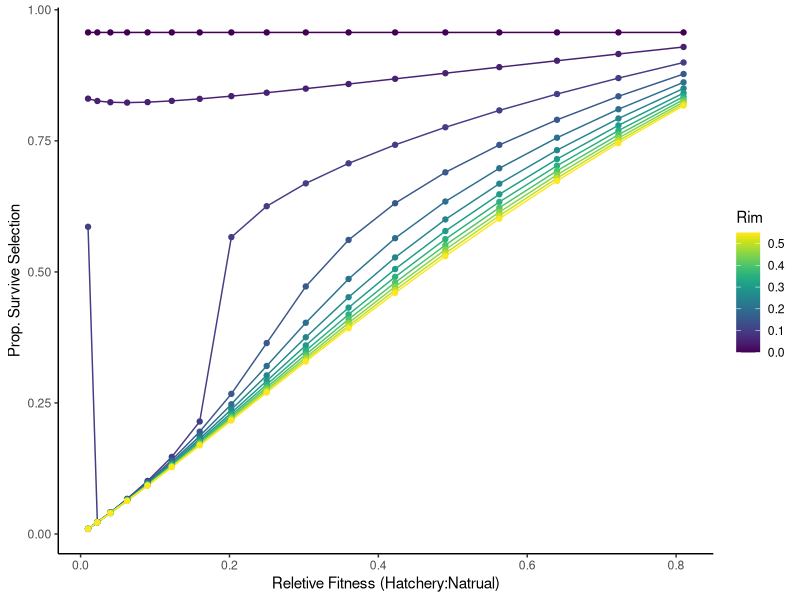
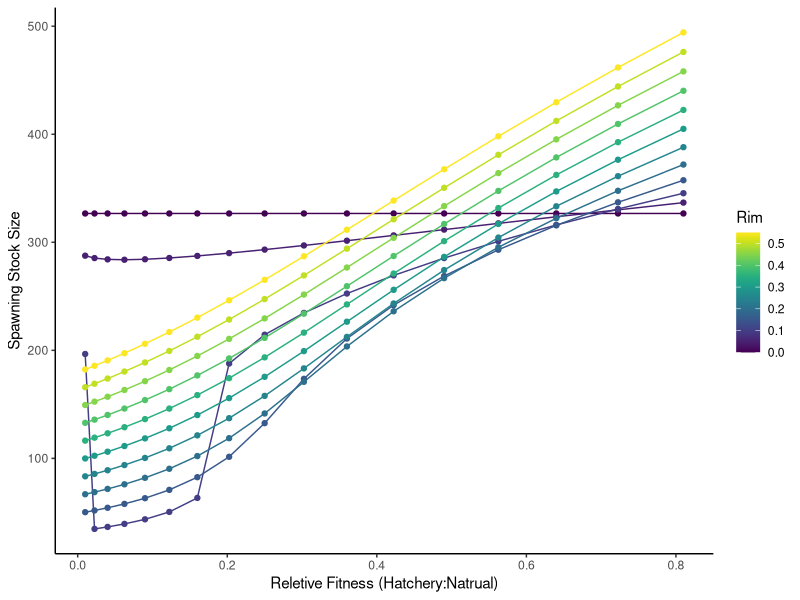
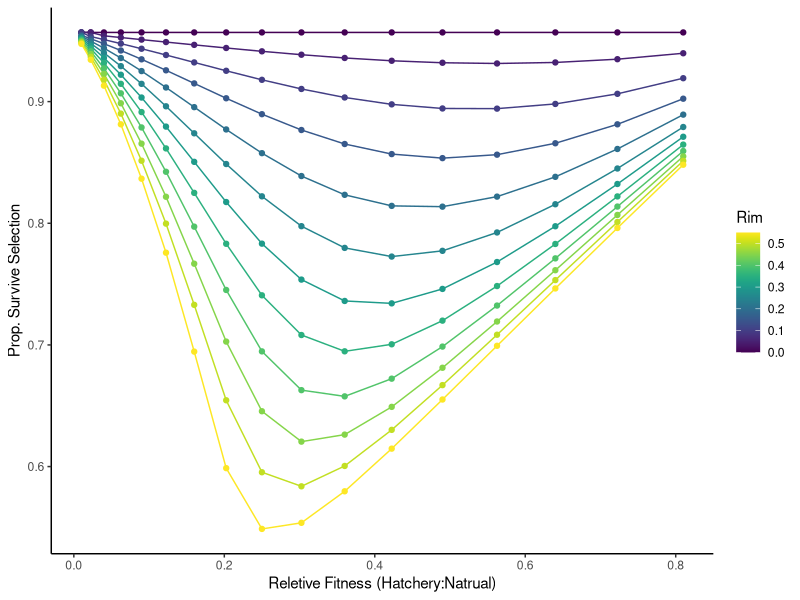
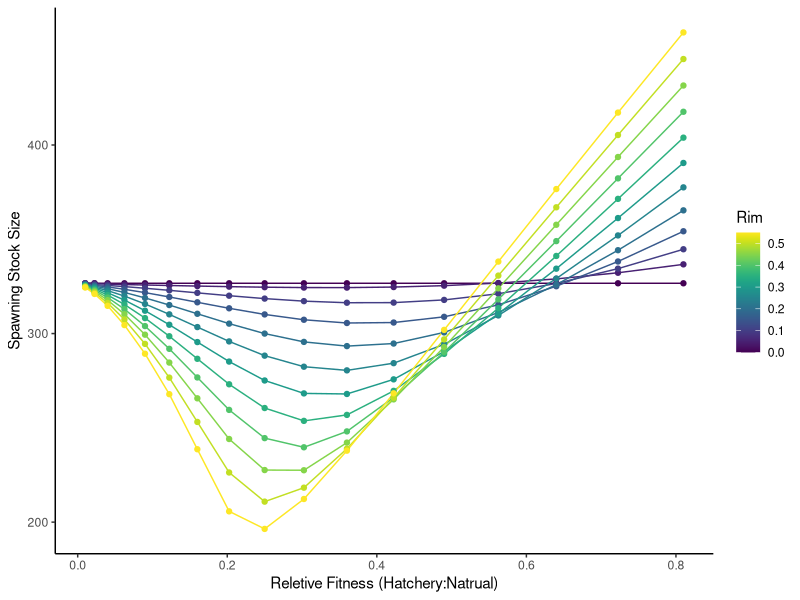
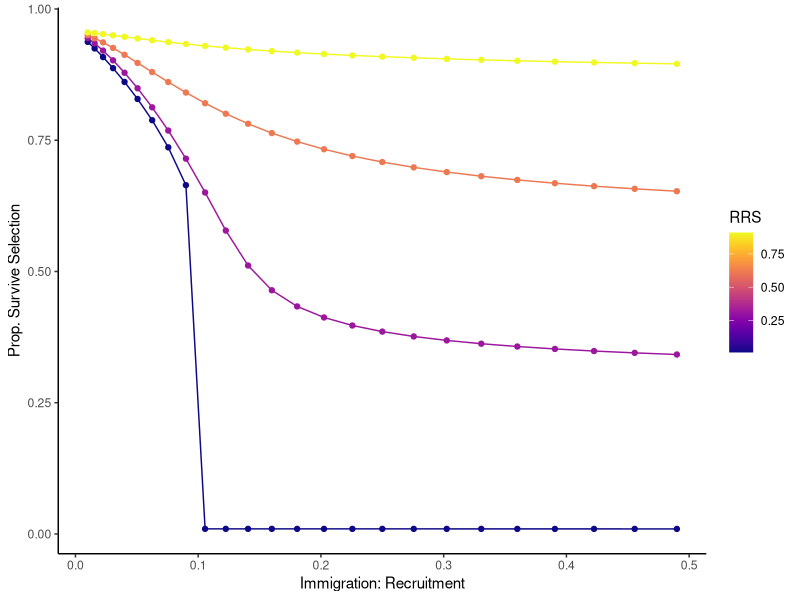
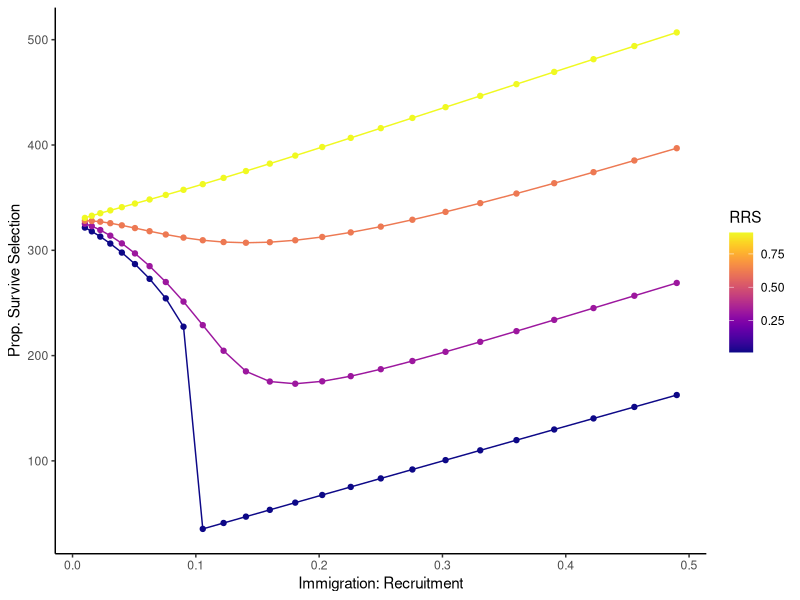
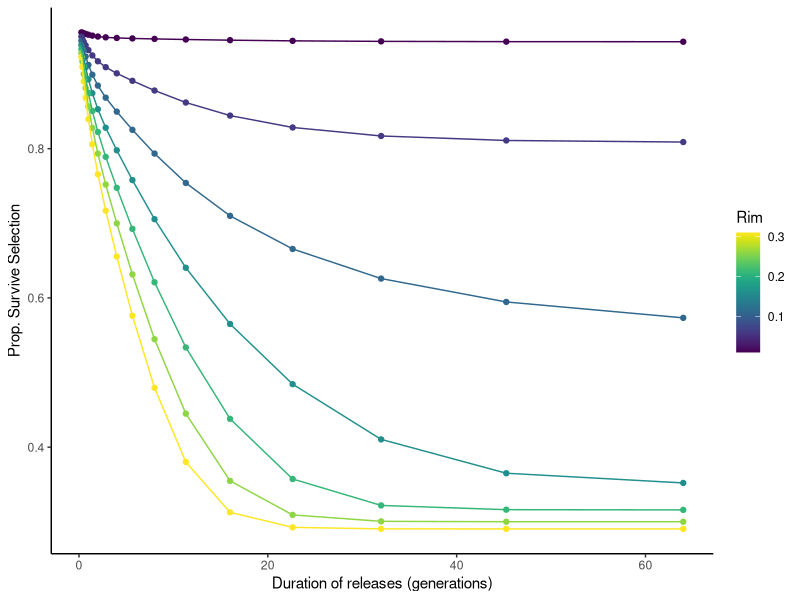
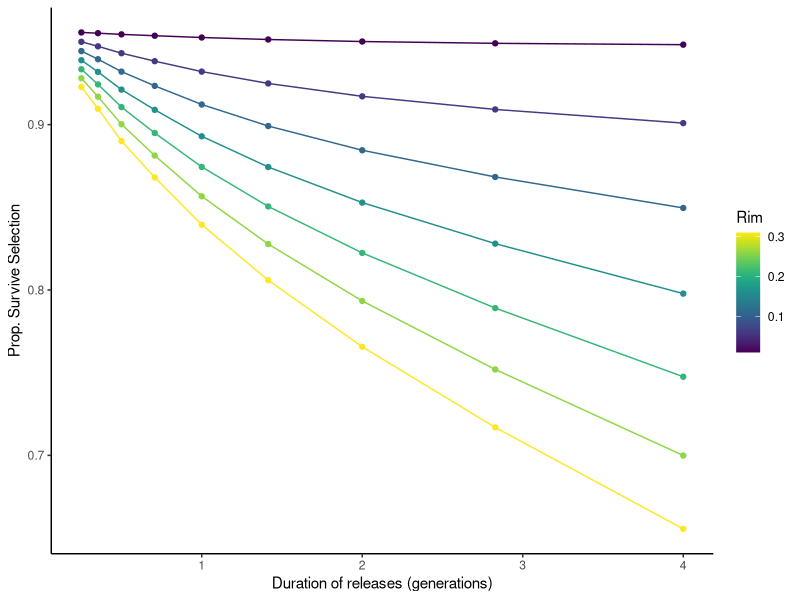

These figures' R source, in order: (Note: this script raises an error after producing the figures.)
library(ggplot2)
library(dplyr)
library(reshape2)
library(viridis)
setwd("~/github/domestication_selection_model/New")

#######################################################
##### make plots for effect of RRS at equilibrium #####
#######################################################

# check axis values match those used in figures.jl
# fitness for DSI
dat <- read.csv("data/Fitness_RSSByPim_s01.csv")

Rim <- seq(0.0,0.55,0.05)
RRS <- seq(0.1,0.9,0.05)^2
dat <- rbind(as.numeric(substr(names(dat),2,nchar(names(dat))-7)), dat)
dat$Rim <- Rim
names(dat) <- c(RRS, "Rim")

dat_long <- dat%>%melt(id.var = "Rim")
dat_long$RRS <- as.numeric(as.character(dat_long$variable))

ggplot(dat_long, aes(x = RRS, y = value, color = Rim, group = as.factor(Rim)))+
  geom_line()+
  geom_point()+
  scale_color_viridis()+
  theme_classic()+
  xlab("Reletive Fitness (Hatchery:Natrual)")+
  ylab("Prop. Survive Selection")

ggsave("figures/RRS_fitness_eq_DSI.png",
       height = 4.0,
       width = 5.0)
# Abundance for DSI
dat <- read.csv("data/Abundance_RSSByPim_s01.csv")

dat <- rbind(as.numeric(substr(names(dat),2,nchar(names(dat))-7)), dat)
dat$Rim <- Rim
names(dat) <- c(RRS, "Rim")

dat_long <- dat%>%melt(id.var = "Rim")
dat_long$RRS <- as.numeric(as.character(dat_long$variable))

ggplot(dat_long, aes(x = RRS, y = value, color = Rim, group = as.factor(Rim)))+
  geom_line()+
  geom_point()+
  scale_color_viridis()+
  theme_classic()+
  xlab("Reletive Fitness (Hatchery:Natrual)")+
  ylab("Spawning Stock Size")

ggsave("figures/RRS_abundance_eq_DSI.png",
       height = 4.0,
       width = 5.0)

# fitness for DIS
dat <- read.csv("data/Fitness_RSSByPim_s01_DIS.csv")

dat <- rbind(as.numeric(substr(names(dat),2,nchar(names(dat))-7)), dat)
dat$Rim <- Rim
names(dat) <- c(RRS, "Rim")

dat_long <- dat%>%melt(id.var = "Rim")
dat_long$RRS <- as.numeric(as.character(dat_long$variable))

ggplot(dat_long, aes(x = RRS, y = value, color = Rim, group = as.factor(Rim)))+
  geom_line()+
  geom_point()+
  scale_color_viridis()+
  theme_classic()+
  xlab("Reletive Fitness (Hatchery:Natrual)")+
  ylab("Prop. Survive Selection")

ggsave("figures/RRS_fitness_eq_DIS.png",
       height = 4.0,
       width = 5.0)



# Abundance for DIS
dat <- read.csv("data/Abundance_RSSByPim_s01_DIS.csv")

dat <- rbind(as.numeric(substr(names(dat),2,nchar(names(dat))-7)), dat)
dat$Rim <- Rim
names(dat) <- c(RRS, "Rim")

dat_long <- dat%>%melt(id.var = "Rim")
dat_long$RRS <- as.numeric(as.character(dat_long$variable))

ggplot(dat_long, aes(x = RRS, y = value, color = Rim, group = as.factor(Rim)))+
  geom_line()+
  geom_point()+
  scale_color_viridis()+
  theme_classic()+
  xlab("Reletive Fitness (Hatchery:Natrual)")+
  ylab("Spawning Stock Size")

ggsave("figures/RRS_abundance_eq_DIS.png",
       height = 4.0,
       width = 5.0)



#########################################
##### make plots for ratchet effect #####
#########################################


dat <- read.csv("data/Fitness_pimByRSS_s01.csv")
Rim = seq(0.1,0.7,0.025)^2
RRS = seq(0.01,0.91,0.3)

dat <- rbind(as.numeric(substr(names(dat),2,nchar(names(dat))-7)), dat)
dat$Rim <- Rim
names(dat) <- c(RRS, "Rim")


dat_long <- dat%>%melt(id.var = "Rim")
dat_long$RRS <- as.numeric(as.character(dat_long$variable))

ggplot(dat_long, aes(x = Rim, y = value, color = RRS, group = as.factor(RRS)))+
  geom_line()+
  geom_point()+
  scale_color_viridis(option = "plasma")+
  theme_classic()+
  xlab("Immigration: Recruitment")+
  ylab("Prop. Survive Selection")



ggsave("figures/Rim_fitness_eq.png",
       height = 4.0,
       width = 5.0)

## make plot for abundance

dat <- read.csv("data/Abundance_pimByRSS_s01.csv")
Rim = seq(0.1,0.7,0.025)^2
RRS = seq(0.01,0.91,0.3)

dat <- rbind(as.numeric(substr(names(dat),2,nchar(names(dat))-7)), dat)
dat$Rim <- Rim
names(dat) <- c(RRS, "Rim")


dat_long <- dat%>%melt(id.var = "Rim")
dat_long$RRS <- as.numeric(as.character(dat_long$variable))
ggplot(dat_long, aes(x = Rim, y = value, color = RRS, group = as.factor(RRS)))+
  geom_line()+
  geom_point()+
  scale_color_viridis(option = "plasma")+
  theme_classic()+
  xlab("Immigration: Recruitment")+
  ylab("Prop. Survive Selection")



ggsave("figures/Rim_abundance_eq.png",
       height = 4.0,
       width = 5.0)






######################################
##### Effect of program duration #####
######################################



dat <- read.csv("data/Fitness_TimByPim_RRS02.csv")
Rim = seq(0.01,0.31,0.05)
T_ = 2^seq(-2,6,0.5)

dat <- rbind(as.numeric(substr(names(dat),2,nchar(names(dat))-7)), dat)
dat$T_ <- T_
names(dat) <- c(Rim, "T_")


dat_long <- dat%>%melt(id.var = "T_")
dat_long$Rim<- as.numeric(as.character(dat_long$variable))

ggplot(dat_long, aes(x = T_, y = value, color = Rim, group = as.factor(Rim)))+
  geom_point()+
  geom_line()+
  scale_color_viridis()+
  theme_classic()+
  xlab("Duration of releases (generations)")+
  ylab("Prop. Survive Selection")


ggsave("figures/T_fitness_eq.png",
       height = 4.0,
       width = 5.0)




ggplot(dat_long %>% filter(T_ < 5), aes(x = T_, y = value, color = Rim, group = as.factor(Rim)))+
  geom_point()+
  geom_line()+
  scale_color_viridis()+
  theme_classic()+
  xlab("Duration of releases (generations)")+
  ylab("Prop. Survive Selection")


ggsave("figures/T_fitness_eq_zoom.png",
       height = 4.0,
       width = 5.0)



###################################################
##### Effect of program duration on threshold #####
###################################################




dat <- read.csv("data/Fitness_TimByPim_s01_RSS01.csv")


Rim <- seq(0.01,0.81,0.02) 

Tgen =  DemographicParameters.Smyth_2016_T1
T_ <- 2^seq(-2,5,1.0)

dat <- rbind(as.numeric(substr(names(dat),2,nchar(names(dat))-7)), dat)
dat$T_ <- T_
names(dat) <- c(Rim, "T_")


dat_long <- dat%>%melt(id.var = "T_")
dat_long$Rim<- as.numeric(as.character(dat_long$variable))




ggplot(dat_long, aes(x = Rim, y = value, color = T_, group = as.factor(T_)))+
  geom_point()+
  geom_line()+
  scale_color_viridis(option = "cividis", trans = "log")+
  theme_classic()+
  xlab("Proporition of recruits from stocking (Rim) ")+
  ylab("Prop. Survive Selection")


ggsave("figures/Rim_T_fitness_eq.png",
       height = 4.0,
       width = 5.0)
